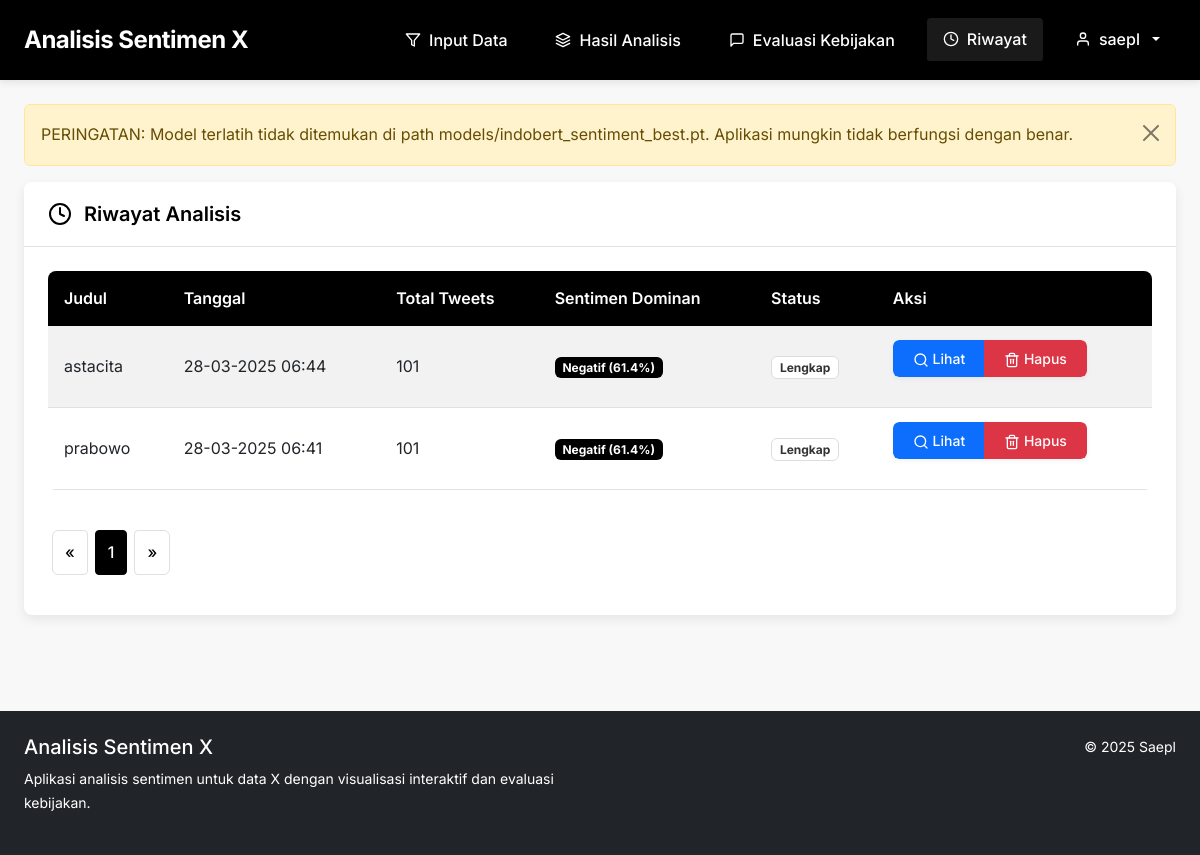
Before: /?view=history (signed in) with the older database file.
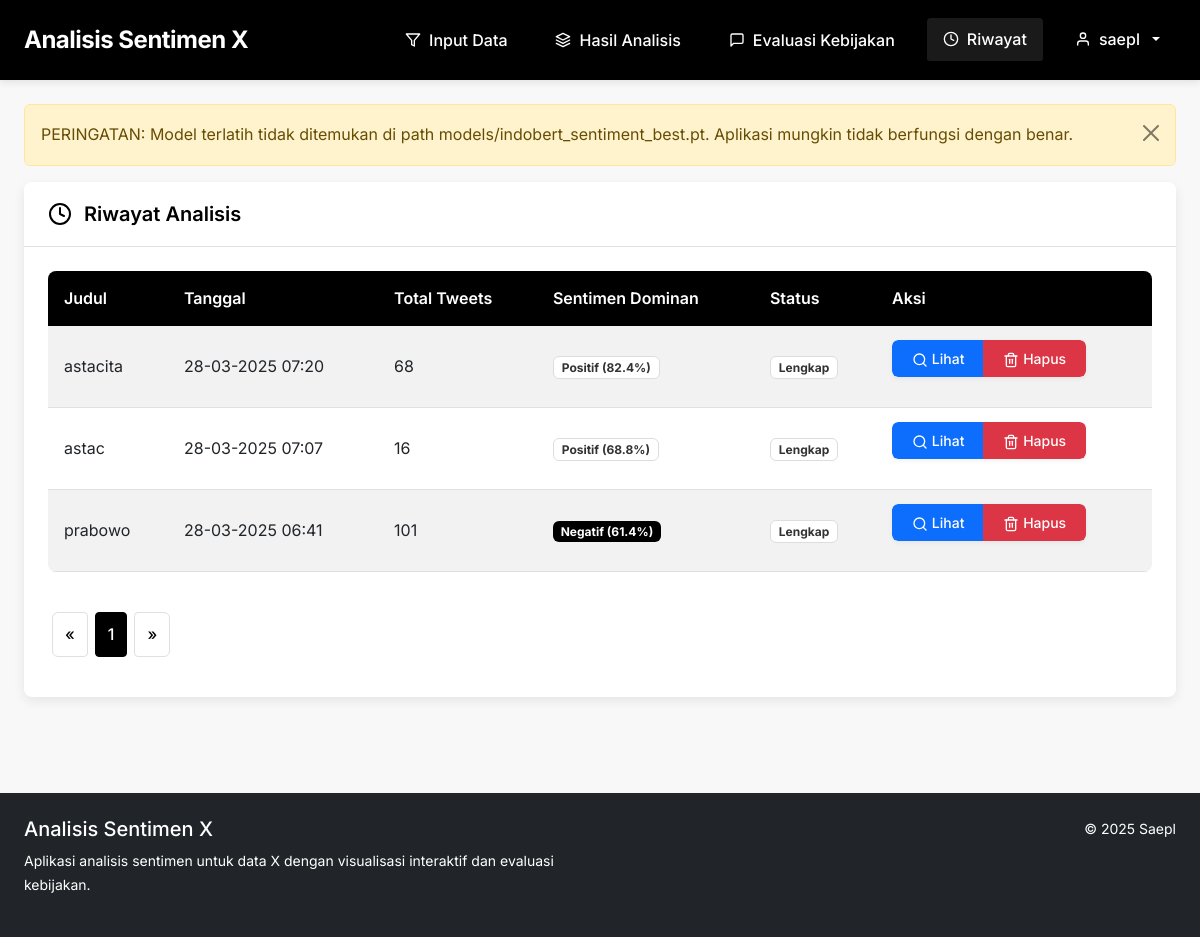
After: the same page with the newer database file.
### app/models/database.py (models this page shows, shortened)
class User(db.Model, UserMixin):
    id = db.Column(db.Integer, primary_key=True)
    username = db.Column(db.String(64), unique=True, nullable=False, index=True)
    email = db.Column(db.String(120), unique=True, nullable=False, index=True)
    password_hash = db.Column(db.String(128))
    created_at = db.Column(db.DateTime, default=datetime.utcnow)
    histories = db.relationship('AnalysisHistory', backref='user', lazy='dynamic', cascade='all, delete-orphan')

class AnalysisHistory(db.Model):
    id = db.Column(db.Integer, primary_key=True)
    title = db.Column(db.String(128), nullable=False)
    description = db.Column(db.Text, nullable=True)
    created_at = db.Column(db.DateTime, default=datetime.utcnow)
    file_path = db.Column(db.String(256), nullable=True)
    result_file_path = db.Column(db.String(256), nullable=True)
    total_tweets = db.Column(db.Integer, default=0)
    positive_count = db.Column(db.Integer, default=0)
    neutral_count = db.Column(db.Integer, default=0)
    negative_count = db.Column(db.Integer, default=0)
    positive_percent = db.Column(db.Float, default=0)
    neutral_percent = db.Column(db.Float, default=0)
    negative_percent = db.Column(db.Float, default=0)
    top_hashtags = db.Column(db.Text, nullable=True)  # Stored as JSON
    top_topics = db.Column(db.Text, nullable=True)    # Stored as JSON
    sentiment_plot = db.Column(db.Text, nullable=True)  # Base64 encoded image
    user_id = db.Column(db.Integer, db.ForeignKey('user.id'), nullable=False)

### app/routes/main_routes.py (the view)
@main_bp.route('/')
def index():
    model_path = current_app.config['MODEL_PATH']
    if not os.path.exists(model_path):
        flash("PERINGATAN: Model terlatih tidak ditemukan di path models/indobert_sentiment_best.pt. Aplikasi mungkin tidak berfungsi dengan benar.", "warning")
    view = request.args.get('view', 'input')
    if view in ['history', 'profile'] and not current_user.is_authenticated:
        flash('Anda harus login terlebih dahulu untuk mengakses halaman ini.', 'warning')
        return redirect(url_for('main.index', view='login'))
    if view == 'history':
        page = request.args.get('page', 1, type=int)
        histories = AnalysisHistory.query.filter_by(user_id=current_user.id).order_by(
            AnalysisHistory.created_at.desc()).paginate(page=page, per_page=10)
        return render_template('history/index.html', title='Riwayat Analisis',
                              histories=histories, view=view)
    elif view == 'profile':
        last_analysis = None
        if current_user.is_authenticated and current_user.histories.count() > 0:
            last_analysis = current_user.histories.order_by(AnalysisHistory.created_at.desc()).first()
        return render_template('auth/profile.html', title='Profil',
                              last_analysis=last_analysis, view=view)
    elif view == 'login':
        if current_user.is_authenticated:
            return redirect(url_for('main.index'))
        from app.forms.auth_forms import LoginForm
        form = LoginForm()
        return render_template('auth/login.html', title='Login', form=form, view=view)
    elif view == 'register':
        if current_user.is_authenticated:
            return redirect(url_for('main.index'))
        from app.forms.auth_forms import RegistrationForm
        form = RegistrationForm()
        return render_template('auth/register.html', title='Register', form=form, view=view)
    return render_template('index.html', view=view)

### app/models/database.py (called while the page is built)
@login_manager.user_loader
def load_user(user_id):
    return User.query.get(int(user_id))

### app/templates/history/index.html (shortened to what this page needs)
{% extends "base.html" %}
{% block content %}
<div class="card">
    <div class="card-header">
        <svg xmlns="http://www.w3.org/2000/svg" width="24" height="24" viewBox="0 0 24 24" fill="none" stroke="currentColor" stroke-width="2" stroke-linecap="round" stroke-linejoin="round"><circle cx="12" cy="12" r="10"></circle><polyline points="12 6 12 12 16 14"></polyline></svg>
        <h2 class="card-title">Riwayat Analisis</h2>
    </div>
    <div class="card-body">
        {% if histories.items %}
            <div class="table-responsive">
                <table class="table table-striped table-hover">
                    <thead>
                        <tr>
                            <th>Judul</th>
                            <th>Tanggal</th>
                            <th>Total Tweets</th>
                            <th>Sentimen Dominan</th>
                            <th>Status</th>
                            <th>Aksi</th>
                        </tr>
                    </thead>
                    <tbody>
                        {% for history in histories.items %}
                            <tr>
                                <td>{{ history.title }}</td>
                                <td>{{ history.created_at.strftime('%d-%m-%Y %H:%M') }}</td>
                                <td>{{ history.total_tweets }}</td>
                                <td>
                                    {% if history.positive_percent > history.neutral_percent and history.positive_percent > history.negative_percent %}
                                        <span class="badge bg-success">Positif ({{ history.positive_percent }}%)</span>
                                    {% elif history.neutral_percent > history.positive_percent and history.neutral_percent > history.negative_percent %}
                                        <span class="badge bg-warning">Netral ({{ history.neutral_percent }}%)</span>
                                    {% else %}
                                        <span class="badge bg-danger">Negatif ({{ history.negative_percent }}%)</span>
                                    {% endif %}
                                </td>
                                <td>
                                    {% if history.result_file_path and history.file_path %}
                                        <span class="badge bg-success">Lengkap</span>
                                    {% elif history.result_file_path %}
                                        <span class="badge bg-warning">Parsial</span>
                                    {% else %}
                                        <span class="badge bg-danger">Tidak Lengkap</span>
                                    {% endif %}
                                </td>
                                <td>
                                    <div class="btn-group" role="group">
                                        <a href="{{ url_for('history.show', id=history.id) }}" class="btn btn-sm btn-primary view-history-btn" data-history-id="{{ history.id }}" data-bs-toggle="tooltip" title="Lihat dan muat analisis">
                                            <svg xmlns="http://www.w3.org/2000/svg" width="16" height="16" viewBox="0 0 24 24" fill="none" stroke="currentColor" stroke-width="2" stroke-linecap="round" stroke-linejoin="round"><circle cx="11" cy="11" r="8"></circle><line x1="21" y1="21" x2="16.65" y2="16.65"></line></svg>
                                            Lihat
                                        </a>
                                        <button type="button" class="btn btn-sm btn-danger" data-bs-toggle="modal" data-bs-target="#deleteModal{{ history.id }}">
                                            Hapus
                                        </button>
                                    </div>
                                </td>
                            </tr>
                        {% endfor %}
                    </tbody>
                </table>
            </div>
            <nav aria-label="Page navigation">
                <ul class="pagination justify-content-center">
                    {% if histories.has_prev %}
                        <li class="page-item">
                            <a class="page-link" href="{{ url_for('history.index', page=histories.prev_num) }}" aria-label="Previous">
                                <span aria-hidden="true">&laquo;</span>
                            </a>
                        </li>
                    {% else %}
                        <li class="page-item disabled">
                            <a class="page-link" href="#" aria-label="Previous">
                                <span aria-hidden="true">&laquo;</span>
                            </a>
                        </li>
                    {% endif %}
                    {% for page_num in histories.iter_pages(left_edge=1, right_edge=1, left_current=2, right_current=2) %}
                        {% if page_num %}
                            {% if page_num == histories.page %}
                                <li class="page-item active">
                                    <a class="page-link" href="#">{{ page_num }}</a>
                                </li>
                            {% else %}
                                <li class="page-item">
                                    <a class="page-link" href="{{ url_for('history.index', page=page_num) }}">{{ page_num }}</a>
                                </li>
                            {% endif %}
                        {% else %}
                            <li class="page-item disabled">
                                <a class="page-link" href="#">...</a>
                            </li>
                        {% endif %}
                    {% endfor %}
                    {% if histories.has_next %}
                        <li class="page-item">
                            <a class="page-link" href="{{ url_for('history.index', page=histories.next_num) }}" aria-label="Next">
                                <span aria-hidden="true">&raquo;</span>
                            </a>
                        </li>
                    {% else %}
                        <li class="page-item disabled">
                            <a class="page-link" href="#" aria-label="Next">
                                <span aria-hidden="true">&raquo;</span>
                            </a>
                        </li>
                    {% endif %}
                </ul>
            </nav>
        {% endif %}
    </div>
</div>
{% endblock %}

### app/templates/base.html (shortened to what this page needs)
<!DOCTYPE html>
<html lang="id">
<head>
    <link href="https://cdn.jsdelivr.net/npm/bootstrap@5.3.0-alpha1/dist/css/bootstrap.min.css" rel="stylesheet">
    <link rel="stylesheet" href="{{ url_for('static', filename='css/style.css') }}">
</head>
<body>
    <header>
        <div class="container">
            <div class="d-flex justify-content-between align-items-center py-3">
                <div class="logo">
                    <a href="{{ url_for('main.index') }}" class="text-white text-decoration-none">Analisis Sentimen X</a>
                </div>
                <nav>
                    <a href="{{ url_for('main.index', view='input') }}" class="main-tab-link {% if view == 'input' %}active{% endif %}" data-tab="input">
                        <svg xmlns="http://www.w3.org/2000/svg" width="16" height="16" viewBox="0 0 24 24" fill="none" stroke="currentColor" stroke-width="2" stroke-linecap="round" stroke-linejoin="round"><polygon points="22 3 2 3 10 12.46 10 19 14 21 14 12.46 22 3"></polygon></svg>
                        Input Data
                    </a>
                    <a href="{{ url_for('main.index', view='results') }}" class="main-tab-link {% if view == 'results' %}active{% endif %} {% if 'analysis_file' not in session %}disabled{% endif %}" data-tab="results" {% if 'analysis_file' not in session %}title="Lakukan analisis terlebih dahulu"{% endif %}>
                        Hasil Analisis
                    </a>
                    <a href="{{ url_for('main.index', view='evaluation') }}" class="main-tab-link {% if view == 'evaluation' %}active{% endif %} {% if 'analysis_file' not in session %}disabled{% endif %}" data-tab="evaluation" {% if 'analysis_file' not in session %}title="Lakukan analisis terlebih dahulu"{% endif %}>
                        <svg xmlns="http://www.w3.org/2000/svg" width="24" height="24" viewBox="0 0 24 24" fill="none" stroke="currentColor" stroke-width="2" stroke-linecap="round" stroke-linejoin="round"><path d="M21 15a2 2 0 0 1-2 2H7l-4 4V5a2 2 0 0 1 2-2h14a2 2 0 0 1 2 2z"></path></svg>
                        Evaluasi Kebijakan
                    </a>
                    <a href="{{ url_for('main.index', view='history') }}" class="nav-link {% if view == 'history' %}active{% endif %}">
                        <svg xmlns="http://www.w3.org/2000/svg" width="16" height="16" viewBox="0 0 24 24" fill="none" stroke="currentColor" stroke-width="2" stroke-linecap="round" stroke-linejoin="round"><circle cx="12" cy="12" r="10"></circle><polyline points="12 6 12 12 16 14"></polyline></svg>
                        Riwayat
                    </a>
                    {% if current_user.is_authenticated %}
                        <div class="dropdown">
                            <a class="nav-link dropdown-toggle" href="#" role="button" id="userDropdown" data-bs-toggle="dropdown" aria-expanded="false">
                                <svg xmlns="http://www.w3.org/2000/svg" width="16" height="16" viewBox="0 0 24 24" fill="none" stroke="currentColor" stroke-width="2" stroke-linecap="round" stroke-linejoin="round"><path d="M20 21v-2a4 4 0 0 0-4-4H8a4 4 0 0 0-4 4v2"></path><circle cx="12" cy="7" r="4"></circle></svg>
                                {{ current_user.username }}
                            </a>
                        </div>
                    {% endif %}
                </nav>
            </div>
        </div>
    </header>
    <div class="container my-4">
        <div id="alert-container">
            {% with messages = get_flashed_messages(with_categories=true) %}
                {% if messages %}
                    {% for category, message in messages %}
                        <div class="alert alert-{{ category }} alert-dismissible fade show animate-fade-in" role="alert">
                            {{ message }}
                            <button type="button" class="btn-close" data-bs-dismiss="alert" aria-label="Close"></button>
                        </div>
                    {% endfor %}
                {% endif %}
            {% endwith %}
        </div>
        <div id="main-content">
            {% block content %}{% endblock %}
        </div>
    </div>
    <footer class="bg-dark text-white py-4 mt-5">
        <div class="container">
            <div class="row">
                <div class="col-md-6">
                    <h5>Analisis Sentimen X</h5>
                    <p class="small">Aplikasi analisis sentimen untuk data X dengan visualisasi interaktif dan evaluasi kebijakan.</p>
                </div>
                <div class="col-md-6 text-md-end">
                    <p class="small">&copy; 2025 Saepl</p>
                </div>
            </div>
        </div>
    </footer>
</body>
</html>

Changed rows visible on the page:
changed AnalysisHistory "astacita": created_at "28-03-2025 06:44" → "28-03-2025 07:20"; total_tweets "101" → "68"; positive_percent (not shown) → "82.4"; negative_percent "61.4" → (not shown); positive_percent "Negatif (" → "Positif ("
added AnalysisHistory: title "astac", created_at "28-03-2025 07:07", total_tweets "16", positive_percent "68.8", shows "Lengkap"
